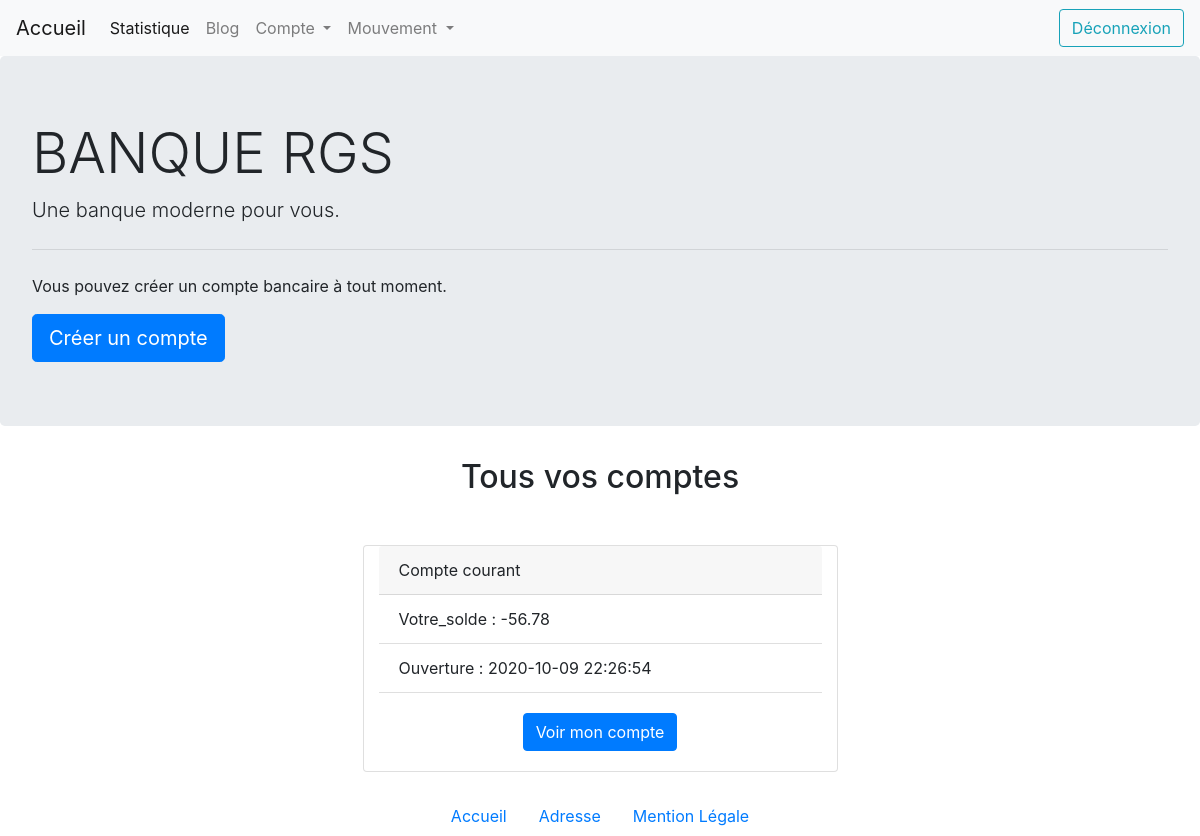
/index.php (signed in), run on the app's committed database.
### tables this page shows
CREATE TABLE Account(
  id INT UNSIGNED NOT NULL AUTO_INCREMENT,
  amount DECIMAL(11,2) NOT NULL,
  opening_date TIMESTAMP NOT NULL,
  account_type VARCHAR(50) NOT NULL,
  user_id INT UNSIGNED,
  PRIMARY KEY (id),
  FOREIGN KEY (user_id) REFERENCES User(id)
);

### index.php (the view)
<?php
  include "template/nav.php";
  include "template/header.php";
?>
<?php
  $info_user = $_SESSION["user_email"];
  $query = $db->prepare(
    "SELECT DISTINCT a.id AS a_id, a.amount AS Votre_solde, a.opening_date AS Ouverture, a.account_type, o.operation_type AS Dernière_transaction, o.amount AS montant, o.registered AS Enregistré_le, o.label
    FROM User AS u
    INNER JOIN Account AS a
    ON u.id = a.user_id AND u.id = :user_id
    -- show account even there is no operation
    LEFT JOIN Operation AS o
    ON a.id = o.account_id
    WHERE o.id IN (SELECT MAX(o.id)
    FROM Operation AS o
    GROUP BY o.account_id)
    OR a.id NOT IN (SELECT o.account_id
    FROM Operation AS o)"
  );
  $result = $query->execute([
    "user_id" => $info_user["id"]
  ]);
  $account_user = $query->fetchAll(PDO::FETCH_ASSOC);
 ?>
<h2 class="text-center my-4">Tous vos comptes</h2>
<div class="container">
  <div class="row">
<?php foreach ($account_user as $key => $accounts): ?>
      <div class="card col-10 col-md-5 mx-auto my-4" style="width: 18rem;">
        <div class="card-header">
          <?php echo $accounts["account_type"] ?>
        </div>
        <ul class="list-group list-group-flush">
        <?php foreach ($accounts as $keys => $account): ?>
          <?php if (!empty($account) && $keys !== "account_type" && $keys !== "a_id"): ?>
              <li class="list-group-item"><?php echo $keys . ' : ' . $account ?></li>
          <?php endif; ?>
        <?php endforeach; ?>
        </ul>
        <div class="card-body d-flex justify-content-center align-items-center">
          <a href="showaccount.php<?php echo '?id=' . $accounts["a_id"]?>" class="btn btn-primary">Voir mon compte</a>
        </div>
      </div>
<?php endforeach; ?>
  </div>
</div>
<?php
  include "template/footer.php";
?>

### data on the page
account: account_type "Compte courant", keys "Votre_solde", amount "-56.78", keys "Ouverture", opening_date "2020-10-09 22:26:54"
